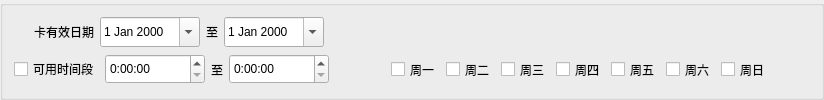
        <widget class="QGroupBox" name="group_card_time">
         <property name="title">
          <string/>
         </property>
         <layout class="QVBoxLayout" name="verticalLayout_18">
          <item>
           <layout class="QHBoxLayout" name="horizontalLayout_10">
            <item>
             <widget class="QLabel" name="label_45">
              <property name="minimumSize">
               <size>
                <width>80</width>
                <height>25</height>
               </size>
              </property>
              <property name="maximumSize">
               <size>
                <width>80</width>
                <height>25</height>
               </size>
              </property>
              <property name="text">
               <string>卡有效日期</string>
              </property>
              <property name="alignment">
               <set>Qt::AlignRight|Qt::AlignTrailing|Qt::AlignVCenter</set>
              </property>
             </widget>
            </item>
            <item>
             <widget class="QDateEdit" name="date_card_start">
              <property name="sizePolicy">
               <sizepolicy hsizetype="Expanding" vsizetype="Expanding">
                <horstretch>0</horstretch>
                <verstretch>0</verstretch>
               </sizepolicy>
              </property>
              <property name="minimumSize">
               <size>
                <width>100</width>
                <height>30</height>
               </size>
              </property>
              <property name="maximumSize">
               <size>
                <width>100</width>
                <height>30</height>
               </size>
              </property>
              <property name="minimumDate">
               <date>
                <year>2000</year>
                <month>1</month>
                <day>1</day>
               </date>
              </property>
              <property name="calendarPopup">
               <bool>true</bool>
              </property>
             </widget>
            </item>
            <item>
             <widget class="QLabel" name="label_27">
              <property name="minimumSize">
               <size>
                <width>0</width>
                <height>25</height>
               </size>
              </property>
              <property name="maximumSize">
               <size>
                <width>16777215</width>
                <height>25</height>
               </size>
              </property>
              <property name="text">
               <string>至</string>
              </property>
              <property name="alignment">
               <set>Qt::AlignRight|Qt::AlignTrailing|Qt::AlignVCenter</set>
              </property>
             </widget>
            </item>
            <item>
             <widget class="QDateEdit" name="date_card_end">
              <property name="sizePolicy">
               <sizepolicy hsizetype="Expanding" vsizetype="Expanding">
                <horstretch>0</horstretch>
                <verstretch>0</verstretch>
               </sizepolicy>
              </property>
              <property name="minimumSize">
               <size>
                <width>100</width>
                <height>30</height>
               </size>
              </property>
              <property name="maximumSize">
               <size>
                <width>100</width>
                <height>30</height>
               </size>
              </property>
              <property name="minimumDate">
               <date>
                <year>2000</year>
                <month>1</month>
                <day>1</day>
               </date>
              </property>
              <property name="calendarPopup">
               <bool>true</bool>
              </property>
             </widget>
            </item>
            <item>
             <spacer name="horizontalSpacer_22">
              <property name="orientation">
               <enum>Qt::Horizontal</enum>
              </property>
              <property name="sizeHint" stdset="0">
               <size>
                <width>40</width>
                <height>20</height>
               </size>
              </property>
             </spacer>
            </item>
           </layout>
          </item>
          <item>
           <layout class="QHBoxLayout" name="horizontalLayout_70">
            <item>
             <widget class="QCheckBox" name="checkBox_available_time">
              <property name="text">
               <string>可用时间段</string>
              </property>
             </widget>
            </item>
            <item>
             <layout class="QHBoxLayout" name="horizontalLayout_25">
              <property name="spacing">
               <number>6</number>
              </property>
              <item>
               <widget class="QWidget" name="widget_available_time" native="true">
                <property name="minimumSize">
                 <size>
                  <width>100</width>
                  <height>0</height>
                 </size>
                </property>
                <layout class="QHBoxLayout" name="horizontalLayout_69">
                 <property name="spacing">
                  <number>6</number>
                 </property>
                 <property name="leftMargin">
                  <number>0</number>
                 </property>
                 <property name="topMargin">
                  <number>0</number>
                 </property>
                 <property name="rightMargin">
                  <number>0</number>
                 </property>
                 <property name="bottomMargin">
                  <number>0</number>
                 </property>
                 <item>
                  <widget class="QTimeEdit" name="time_card_start">
                   <property name="sizePolicy">
                    <sizepolicy hsizetype="Expanding" vsizetype="Expanding">
                     <horstretch>0</horstretch>
                     <verstretch>0</verstretch>
                    </sizepolicy>
                   </property>
                   <property name="minimumSize">
                    <size>
                     <width>100</width>
                     <height>30</height>
                    </size>
                   </property>
                   <property name="maximumSize">
                    <size>
                     <width>100</width>
                     <height>30</height>
                    </size>
                   </property>
                   <property name="displayFormat">
                    <string>H:mm:ss</string>
                   </property>
                   <property name="calendarPopup">
                    <bool>true</bool>
                   </property>
                  </widget>
                 </item>
                 <item>
                  <widget class="QLabel" name="label_40">
                   <property name="minimumSize">
                    <size>
                     <width>0</width>
                     <height>25</height>
                    </size>
                   </property>
                   <property name="maximumSize">
                    <size>
                     <width>16777215</width>
                     <height>25</height>
                    </size>
                   </property>
                   <property name="text">
                    <string>至</string>
                   </property>
                   <property name="alignment">
                    <set>Qt::AlignRight|Qt::AlignTrailing|Qt::AlignVCenter</set>
                   </property>
                  </widget>
                 </item>
                 <item>
                  <widget class="QTimeEdit" name="time_card_end">
                   <property name="sizePolicy">
                    <sizepolicy hsizetype="Expanding" vsizetype="Expanding">
                     <horstretch>0</horstretch>
                     <verstretch>0</verstretch>
                    </sizepolicy>
                   </property>
                   <property name="minimumSize">
                    <size>
                     <width>100</width>
                     <height>30</height>
                    </size>
                   </property>
                   <property name="maximumSize">
                    <size>
                     <width>100</width>
                     <height>30</height>
                    </size>
                   </property>
                   <property name="displayFormat">
                    <string>H:mm:ss</string>
                   </property>
                   <property name="calendarPopup">
                    <bool>true</bool>
                   </property>
                  </widget>
                 </item>
                 <item>
                  <widget class="QLabel" name="label_23">
                   <property name="minimumSize">
                    <size>
                     <width>50</width>
                     <height>0</height>
                    </size>
                   </property>
                   <property name="text">
                    <string/>
                   </property>
                  </widget>
                 </item>
                 <item>
                  <widget class="QCheckBox" name="check_card_week_1">
                   <property name="minimumSize">
                    <size>
                     <width>0</width>
                     <height>25</height>
                    </size>
                   </property>
                   <property name="maximumSize">
                    <size>
                     <width>16777215</width>
                     <height>25</height>
                    </size>
                   </property>
                   <property name="text">
                    <string>周一</string>
                   </property>
                   <property name="tristate">
                    <bool>false</bool>
                   </property>
                  </widget>
                 </item>
                 <item>
                  <widget class="QCheckBox" name="check_card_week_2">
                   <property name="minimumSize">
                    <size>
                     <width>0</width>
                     <height>25</height>
                    </size>
                   </property>
                   <property name="maximumSize">
                    <size>
                     <width>16777215</width>
                     <height>25</height>
                    </size>
                   </property>
                   <property name="text">
                    <string>周二</string>
                   </property>
                   <property name="checkable">
                    <bool>true</bool>
                   </property>
                  </widget>
                 </item>
                 <item>
                  <widget class="QCheckBox" name="check_card_week_3">
                   <property name="minimumSize">
                    <size>
                     <width>0</width>
                     <height>25</height>
                    </size>
                   </property>
                   <property name="maximumSize">
                    <size>
                     <width>16777215</width>
                     <height>25</height>
                    </size>
                   </property>
                   <property name="text">
                    <string>周三</string>
                   </property>
                  </widget>
                 </item>
                 <item>
                  <widget class="QCheckBox" name="check_card_week_4">
                   <property name="minimumSize">
                    <size>
                     <width>0</width>
                     <height>25</height>
                    </size>
                   </property>
                   <property name="maximumSize">
                    <size>
                     <width>16777215</width>
                     <height>25</height>
                    </size>
                   </property>
                   <property name="text">
                    <string>周四</string>
                   </property>
                  </widget>
                 </item>
                 <item>
                  <widget class="QCheckBox" name="check_card_week_5">
                   <property name="minimumSize">
                    <size>
                     <width>0</width>
                     <height>25</height>
                    </size>
                   </property>
                   <property name="maximumSize">
                    <size>
                     <width>16777215</width>
                     <height>25</height>
                    </size>
                   </property>
                   <property name="text">
                    <string>周五</string>
                   </property>
                  </widget>
                 </item>
                 <item>
                  <widget class="QCheckBox" name="check_card_week_7">
                   <property name="minimumSize">
                    <size>
                     <width>0</width>
                     <height>25</height>
                    </size>
                   </property>
                   <property name="maximumSize">
                    <size>
                     <width>16777215</width>
                     <height>25</height>
                    </size>
                   </property>
                   <property name="text">
                    <string>周六</string>
                   </property>
                  </widget>
                 </item>
                 <item>
                  <widget class="QCheckBox" name="check_card_week_6">
                   <property name="minimumSize">
                    <size>
                     <width>0</width>
                     <height>25</height>
                    </size>
                   </property>
                   <property name="maximumSize">
                    <size>
                     <width>16777215</width>
                     <height>25</height>
                    </size>
                   </property>
                   <property name="text">
                    <string>周日</string>
                   </property>
                  </widget>
                 </item>
                </layout>
               </widget>
              </item>
              <item>
               <spacer name="horizontalSpacer_21">
                <property name="orientation">
                 <enum>Qt::Horizontal</enum>
                </property>
                <property name="sizeHint" stdset="0">
                 <size>
                  <width>40</width>
                  <height>20</height>
                 </size>
                </property>
               </spacer>
              </item>
             </layout>
            </item>
           </layout>
          </item>
         </layout>
        </widget>
